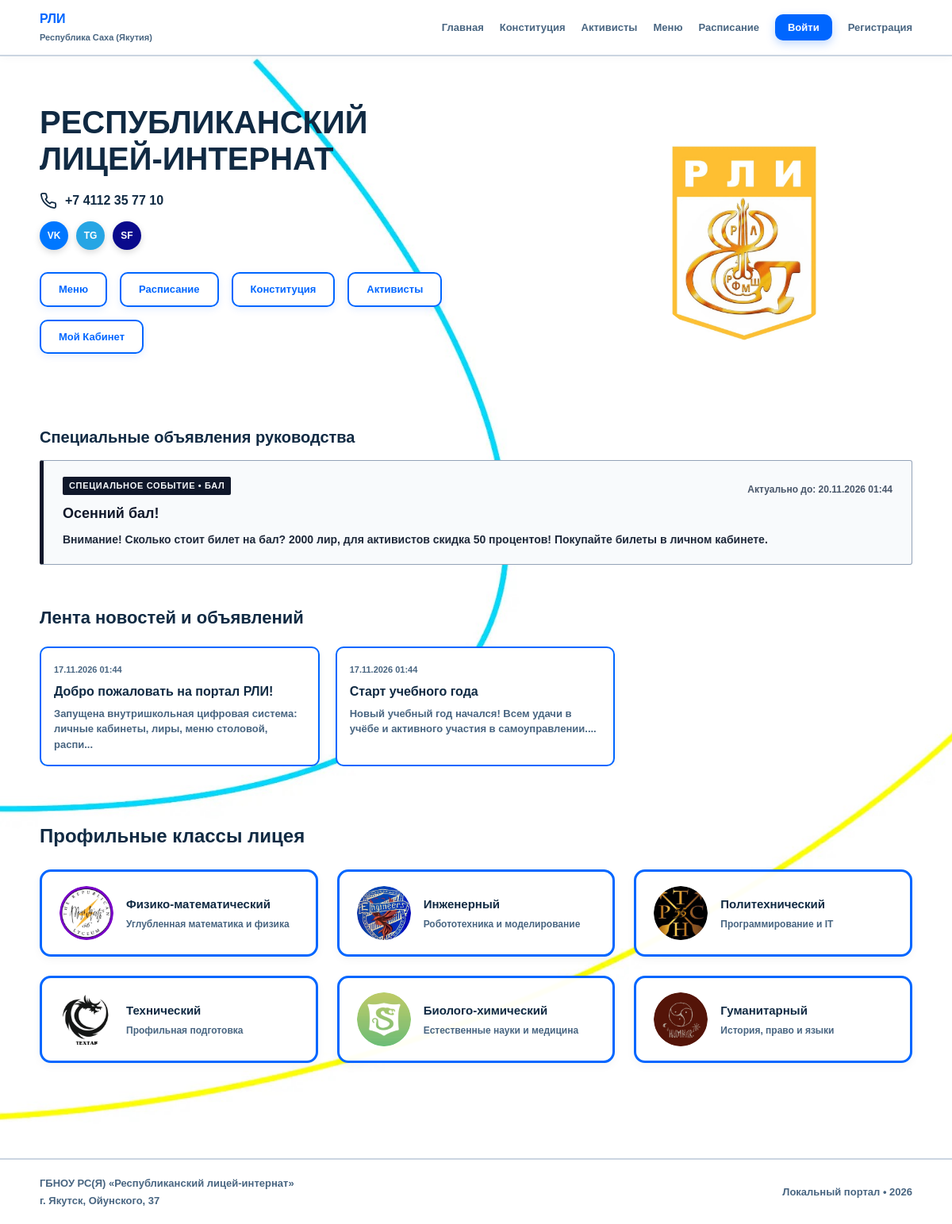
The page / on the database its author committed.
### tables this page shows
CREATE TABLE special_announcements (
    id INT UNSIGNED AUTO_INCREMENT PRIMARY KEY,
    title VARCHAR(255) NOT NULL,
    content TEXT NOT NULL,
    is_ball TINYINT(1) NOT NULL DEFAULT 0,
    author_id INT UNSIGNED DEFAULT NULL,
    expires_at DATETIME NOT NULL,
    created_at TIMESTAMP DEFAULT CURRENT_TIMESTAMP,
    FOREIGN KEY (author_id) REFERENCES users(id) ON DELETE SET NULL
);

CREATE TABLE news (
    id INT UNSIGNED AUTO_INCREMENT PRIMARY KEY,
    title VARCHAR(255) NOT NULL,
    content TEXT NOT NULL,
    photo VARCHAR(255) DEFAULT NULL,
    author_id INT UNSIGNED DEFAULT NULL,
    created_at TIMESTAMP DEFAULT CURRENT_TIMESTAMP,
    FOREIGN KEY (author_id) REFERENCES users(id) ON DELETE SET NULL
);

### index.php (the view, shortened to what this page needs)
<?php
include 'includes/header.php';
$newsList = $pdo->query("
    SELECT n.*, u.full_name AS author_name
    FROM news n
    JOIN users u ON n.author_id = u.id
    ORDER BY n.created_at DESC
")->fetchAll();
$specialAnnouncements = $pdo->query("SELECT * FROM special_announcements WHERE expires_at > NOW() ORDER BY created_at DESC")->fetchAll();
?>
<section class="hero-section">
    <div class="container hero-grid">
        <div>
            <h1 class="hero-title">РЕСПУБЛИКАНСКИЙ<br>ЛИЦЕЙ-ИНТЕРНАТ</h1>
            <div class="hero-phone-wrap">
                <a href="tel:+74112357710" class="hero-phone">+7 4112 35 77 10</a>
            </div>
            <div class="hero-socials">
                <a href="#" class="social-circle" style="background:#0077ff;">VK</a>
                <a href="#" class="social-circle" style="background:#26a5e4;">TG</a>
                <a href="#" class="social-circle" style="background:#0a0a8c;">SF</a>
            </div>
            <div style="display:flex; align-items:center; gap:16px; flex-wrap:wrap;">
                <a href="menu.php" class="btn-hero">Меню</a>
                <a href="schedule.php" class="btn-hero">Расписание</a>
                <a href="constitution.php" class="btn-hero">Конституция</a>
                <a href="activists.php" class="btn-hero">Активисты</a>
                <?php if (isset($_SESSION['user_id'])): ?>
                    <a href="dashboard.php" class="btn-hero">Мой Кабинет</a>
                <?php else: ?>
                    <a href="login.php" class="btn-hero">Мой Кабинет</a>
                <?php endif; ?>
            </div>
        </div>
        <div style="display:flex; justify-content:center; align-items:center;">
            <?php
                $crestToDisplay = 'assets/img/crests/main_emblem.jpg';
                if (file_exists(__DIR__ . '/' . $crestToDisplay)):
            ?>
                <img src="<?= $crestToDisplay ?>" alt="Эмблема" style="width:280px; height:280px; object-fit:cover; border-radius:50%;">
            <?php endif; ?>
        </div>
    </div>
</section>
<?php if (!empty($specialAnnouncements)): ?>
    <section style="padding: 10px 0 30px;">
        <div class="container">
            <h2 style="font-size:20px; color:var(--text-main); margin-bottom:14px;">Специальные объявления руководства</h2>
            <div style="display:flex; flex-direction:column; gap:14px;">
                <?php foreach ($specialAnnouncements as $sa): ?>
                    <div class="special-announcement-card">
                        <div style="display:flex; justify-content:space-between; align-items:center; flex-wrap:wrap; gap:8px;">
                            <span class="special-announcement-tag"><?= $sa['is_ball'] ? 'Специальное событие • Бал' : 'Официальное объявление' ?></span>
                            <span style="font-size:12px; color:#475569;">Актуально до: <?= date('d.m.Y H:i', strtotime($sa['expires_at'])) ?></span>
                        </div>
                        <h3 class="special-announcement-title"><?= htmlspecialchars($sa['title']) ?></h3>
                        <p class="special-announcement-text"><?= htmlspecialchars($sa['content']) ?></p>
                    </div>
                <?php endforeach; ?>
            </div>
        </div>
    </section>
<?php endif; ?>
<section style="padding: 20px 0 40px;">
    <div class="container">
        <div style="display:flex; justify-content:space-between; align-items:center; margin-bottom:20px;">
            <h2 style="font-size:22px; color:var(--text-main);">Лента новостей и объявлений</h2>
        </div>
        <?php if (empty($newsList)): ?>
            <div style="display:grid; grid-template-columns: repeat(3, 1fr); gap:20px;">
                <div style="background:#ffffff; border:2px solid var(--card-border); border-radius:var(--radius); padding:24px; color:var(--text-muted); text-align:center;">Пока нет объявлений</div>
                <div style="background:#ffffff; border:2px solid var(--card-border); border-radius:var(--radius); padding:24px; color:var(--text-muted); text-align:center;">Пока нет объявлений</div>
                <div style="background:#ffffff; border:2px solid var(--card-border); border-radius:var(--radius); padding:24px; color:var(--text-muted); text-align:center;">Пока нет объявлений</div>
            </div>
        <?php else: ?>
            <div style="overflow:hidden; width:100%;">
                <div id="newsSlider" style="display:flex; gap:20px; transition:transform 0.3s ease; width:100%;">
                    <?php foreach ($newsList as $item): ?>
                        <div style="min-width: calc(33.333% - 14px); flex: 0 0 calc(33.333% - 14px); background:#ffffff; border-radius:var(--radius); border:2px solid var(--card-border); overflow:hidden; cursor:pointer; box-shadow: 0 4px 12px rgba(0,0,0,0.04);"
                             onclick="openNewsModal(<?= htmlspecialchars(json_encode($item)) ?>)">
                            <div style="padding: 16px;">
                                <span style="font-size:11px; color:var(--text-muted);"><?= date('d.m.Y H:i', strtotime($item['created_at'])) ?></span>
                                <h3 style="font-size:16px; margin: 6px 0; color:var(--text-main);"><?= htmlspecialchars($item['title']) ?></h3>
                                <p style="font-size:13px; color:var(--text-muted);"><?= mb_substr(strip_tags($item['content']), 0, 85) ?>...</p>
                            </div>
                        </div>
                    <?php endforeach; ?>
                </div>
            </div>
        <?php endif; ?>
    </div>
</section>
<section class="profiles-section" id="study" style="padding: 30px 0 70px;">
    <div class="container">
        <h2 style="font-size:24px; margin-bottom:24px; color:var(--text-main);">Профильные классы лицея</h2>
        <div style="display: grid; grid-template-columns: repeat(3, 1fr); gap: 24px;">
            <div class="profile-card-box">
                <img src="assets/img/crests/fizmat.jpg" alt="Физмат" style="width:68px; height:68px; object-fit:cover; border-radius:50%;">
                <div>
                    <h3 style="font-size:15px; margin-bottom:4px;">Физико-математический</h3>
                    <p style="font-size:12px; color:var(--text-muted);">Углубленная математика и физика</p>
                </div>
            </div>
            <div class="profile-card-box">
                <img src="assets/img/crests/engineering.jpg" alt="Инженерный" style="width:68px; height:68px; object-fit:cover; border-radius:50%;">
                <div>
                    <h3 style="font-size:15px; margin-bottom:4px;">Инженерный</h3>
                    <p style="font-size:12px; color:var(--text-muted);">Робототехника и моделирование</p>
                </div>
            </div>
            <div class="profile-card-box">
                <img src="assets/img/crests/polytech.jpg" alt="Политех" style="width:68px; height:68px; object-fit:cover; border-radius:50%;">
                <div>
                    <h3 style="font-size:15px; margin-bottom:4px;">Политехнический</h3>
                    <p style="font-size:12px; color:var(--text-muted);">Программирование и IT</p>
                </div>
            </div>
            <div class="profile-card-box">
                <img src="assets/img/crests/rosneft.jpg" alt="Роснефть" style="width:68px; height:68px; object-fit:cover; border-radius:50%;">
                <div>
                    <h3 style="font-size:15px; margin-bottom:4px;">Технический</h3>
                    <p style="font-size:12px; color:var(--text-muted);">Профильная подготовка</p>
                </div>
            </div>
            <div class="profile-card-box">
                <img src="assets/img/crests/biohim.jpg" alt="Биохим" style="width:68px; height:68px; object-fit:cover; border-radius:50%;">
                <div>
                    <h3 style="font-size:15px; margin-bottom:4px;">Биолого-химический</h3>
                    <p style="font-size:12px; color:var(--text-muted);">Естественные науки и медицина</p>
                </div>
            </div>
            <div class="profile-card-box">
                <img src="assets/img/crests/humanitarian.jpg" alt="Гумнар" style="width:68px; height:68px; object-fit:cover; border-radius:50%;">
                <div>
                    <h3 style="font-size:15px; margin-bottom:4px;">Гуманитарный</h3>
                    <p style="font-size:12px; color:var(--text-muted);">История, право и языки</p>
                </div>
            </div>
        </div>
    </div>
</section>
<?php include 'includes/footer.php'; ?>

### includes/header.php (shortened to what this page needs)
<?php
$themeClass = 'theme-default';
$currentPage = basename($_SERVER['PHP_SELF']);
$homeClass = ($currentPage === 'index.php' || $currentPage === '') ? 'is-home' : '';
?>
<!DOCTYPE html>
<html lang="ru">
<head>
    <link rel="stylesheet" href="assets/css/style.css">
    <link rel="stylesheet" href="assets/css/themes.css">
</head>
<body class="<?= $themeClass ?> <?= $homeClass ?>">
<header class="main-header profile-header-theme">
    <div class="container header-wrap">
        <a href="index.php" class="brand">
            <div class="brand-text">
                <strong>РЛИ</strong>
                <span>Республика Саха (Якутия)</span>
            </div>
        </a>
        <nav class="top-nav" id="topNav">
            <a href="index.php">Главная</a>
            <a href="constitution.php">Конституция</a>
            <a href="activists.php">Активисты</a>
            <a href="menu.php">Меню</a>
            <a href="schedule.php">Расписание</a>
            <?php if (isset($_SESSION['user_id'])): ?>
                <span class="nav-username"><?= htmlspecialchars($_SESSION['full_name']) ?></span>
                <a href="dashboard.php" class="nav-accent">Кабинет</a>
                <a href="logout.php" onclick="event.preventDefault(); rliConfirmLink('Выход из профиля', 'Вы действительно хотите выйти из учётной записи?', 'logout.php', 'Выйти');">Выйти</a>
            <?php else: ?>
                <a href="login.php" class="nav-accent">Войти</a>
                <a href="register.php">Регистрация</a>
            <?php endif; ?>
        </nav>
    </div>
</header>
<main>

### includes/footer.php (shortened to what this page needs)
</main>
<footer class="main-footer">
    <div class="container footer-wrap">
        <div>
            <strong>ГБНОУ РС(Я) «Республиканский лицей-интернат»</strong>
            <p style="margin-top:2px;">г. Якутск, Ойунского, 37</p>
        </div>
        <div>
            <span>Локальный портал • <?= date('Y') ?></span>
        </div>
    </div>
</footer>
</body>
</html>

### assets/css/style.css (style rules this page uses)
:root { --bg-main: #ffffff; --bg-surface: #ffffff; --text-main: #102a43; --text-muted: #486581; --primary: #0066ff; --primary-hover: #004ecc; --card-border: #0066ff; --border-color: #cbd5e1; --radius: 10px; --shadow: 0 4px 16px rgba(0, 102, 255, 0.08); --bg-image: url('../img/bg/default.jpg'); }
.special-announcement-card { background: #f8fafc; border: 1.5px solid #94a3b8; border-left: 5px solid #0f172a; padding: 20px 24px; border-radius: 3px; }
.special-announcement-tag { display: inline-block; font-size: 11px; font-weight: 900; letter-spacing: 0.06em; text-transform: uppercase; color: #f8fafc; background: #0f172a; padding: 3px 8px; border-radius: 2px; margin-bottom: 10px; }
.special-announcement-title { font-size: 18px; color: #0f172a; margin-bottom: 8px; }
.special-announcement-text { font-size: 14px; line-height: 1.6; color: #1e293b; white-space: pre-wrap; }
* { box-sizing: border-box; margin: 0; padding: 0; }
body { font-family: Arial, "Helvetica Neue", sans-serif; font-weight: 700; background-color: var(--bg-main); color: var(--text-main); line-height: 1.5; font-size: 14px; overflow-x: hidden; min-height: 100vh; }
body.is-home { background-image: var(--bg-image); background-repeat: no-repeat; background-position: center center; background-size: cover; background-attachment: fixed; }
h1, h2, h3, h4, .hero-title, .brand-text strong, .btn-primary, .hours-counter strong { font-family: "Arial Black", Arial, sans-serif; font-weight: 900; }
.container { max-width: 1140px; margin: 0 auto; padding: 0 20px; }
.main-header { background: rgba(255, 255, 255, 0.97); border-bottom: 2px solid var(--border-color); padding: 12px 0; position: sticky; top: 0; z-index: 100; box-shadow: 0 2px 10px rgba(0, 0, 0, 0.03); }
.header-wrap { display: flex; align-items: center; justify-content: space-between; position: relative; }
.brand { display: flex; align-items: center; gap: 10px; text-decoration: none; color: var(--text-main); }
.brand-text strong { display: block; font-size: 16px; color: var(--primary); }
.brand-text span { font-size: 11px; color: var(--text-muted); font-weight: 700; }
.top-nav { display: flex; align-items: center; gap: 20px; }
.top-nav a { text-decoration: none; color: var(--text-muted); font-size: 13px; font-weight: 700; transition: color 0.15s; }
.top-nav a.nav-accent { background: var(--primary); color: #ffffff; padding: 7px 16px; border-radius: var(--radius); box-shadow: 0 4px 12px rgba(0, 102, 255, 0.25); }
.hero-section { padding: 60px 0 80px; }
.hero-grid { display: grid; grid-template-columns: 1.2fr 0.8fr; align-items: center; gap: 40px; }
.hero-title { font-size: 40px; color: var(--text-main); margin-bottom: 18px; line-height: 1.15; text-transform: uppercase; }
.hero-phone-wrap { display: flex; align-items: center; gap: 10px; margin-bottom: 14px; }
.hero-phone { font-family: "Arial Black", Arial, sans-serif; font-weight: 900; color: var(--text-main); text-decoration: none; font-size: 16px; }
.hero-socials { display: flex; gap: 10px; margin-bottom: 28px; }
.social-circle { width: 36px; height: 36px; border-radius: 50%; display: inline-flex; align-items: center; justify-content: center; text-decoration: none; color: #ffffff; font-family: "Arial Black", Arial, sans-serif; font-size: 12px; font-weight: 900; box-shadow: 0 3px 8px rgba(0, 0, 0, 0.15); }
.btn-primary, .btn-hero { background: #ffffff; color: var(--primary); padding: 10px 22px; border-radius: var(--radius); text-decoration: none; font-family: "Arial Black", Arial, sans-serif; font-weight: 900; font-size: 13px; border: 2px solid var(--primary); cursor: pointer; display: inline-block; transition: all 0.2s ease; box-shadow: 0 3px 10px rgba(0, 102, 255, 0.1); }
.profile-card-box { background: rgba(255, 255, 255, 0.96); border: 3px solid var(--card-border); border-radius: 14px; padding: 18px 22px; display: flex; align-items: center; gap: 16px; min-height: 108px; box-shadow: 0 4px 12px rgba(0, 0, 0, 0.04); }
.main-footer { border-top: 2px solid var(--border-color); background: #ffffff; padding: 20px 0; margin-top: 50px; font-size: 13px; color: var(--text-muted); }
.footer-wrap { display: flex; justify-content: space-between; align-items: center; flex-wrap: wrap; gap: 12px; }

### rows shown on the page
special_announcements: is_ball "СПЕЦИАЛЬНОЕ СОБЫТИЕ • БАЛ", expires_at "20.11.2026 01:44", title "Осенний бал!", content "Внимание! Сколько стоит билет на бал? 2000 лир, для активистов скидка 50 процентов! Покупайте билеты в личном кабинете."
news: created_at "17.11.2026 01:44", title "Добро пожаловать на портал РЛИ!", content "Запущена внутришкольная цифровая система: личные кабинеты, лиры, меню столовой, распи"
news: created_at "17.11.2026 01:44", title "Старт учебного года", content "Новый учебный год начался! Всем удачи в учёбе и активного участия в самоуправлении."
